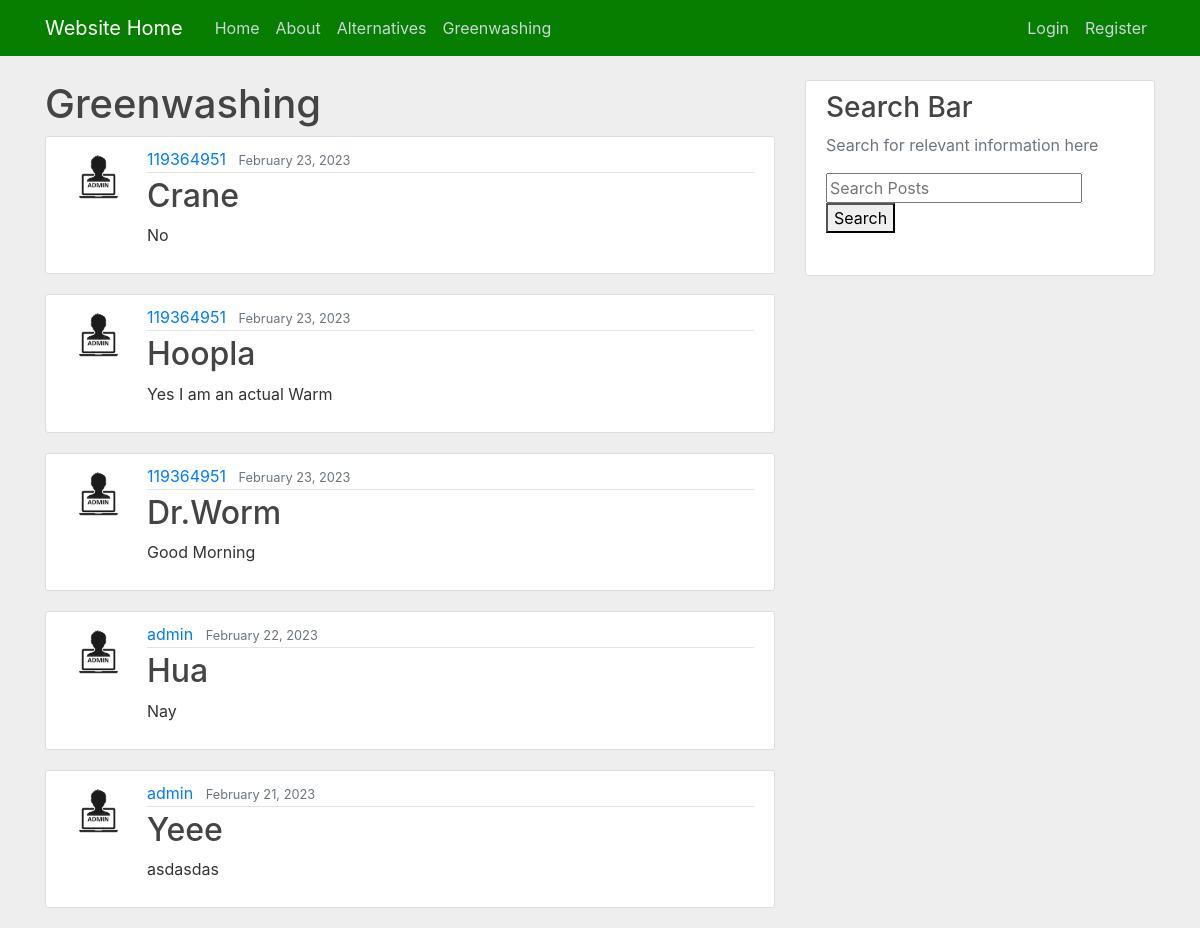
The page /greenwashing/ on the database as committed earlier.
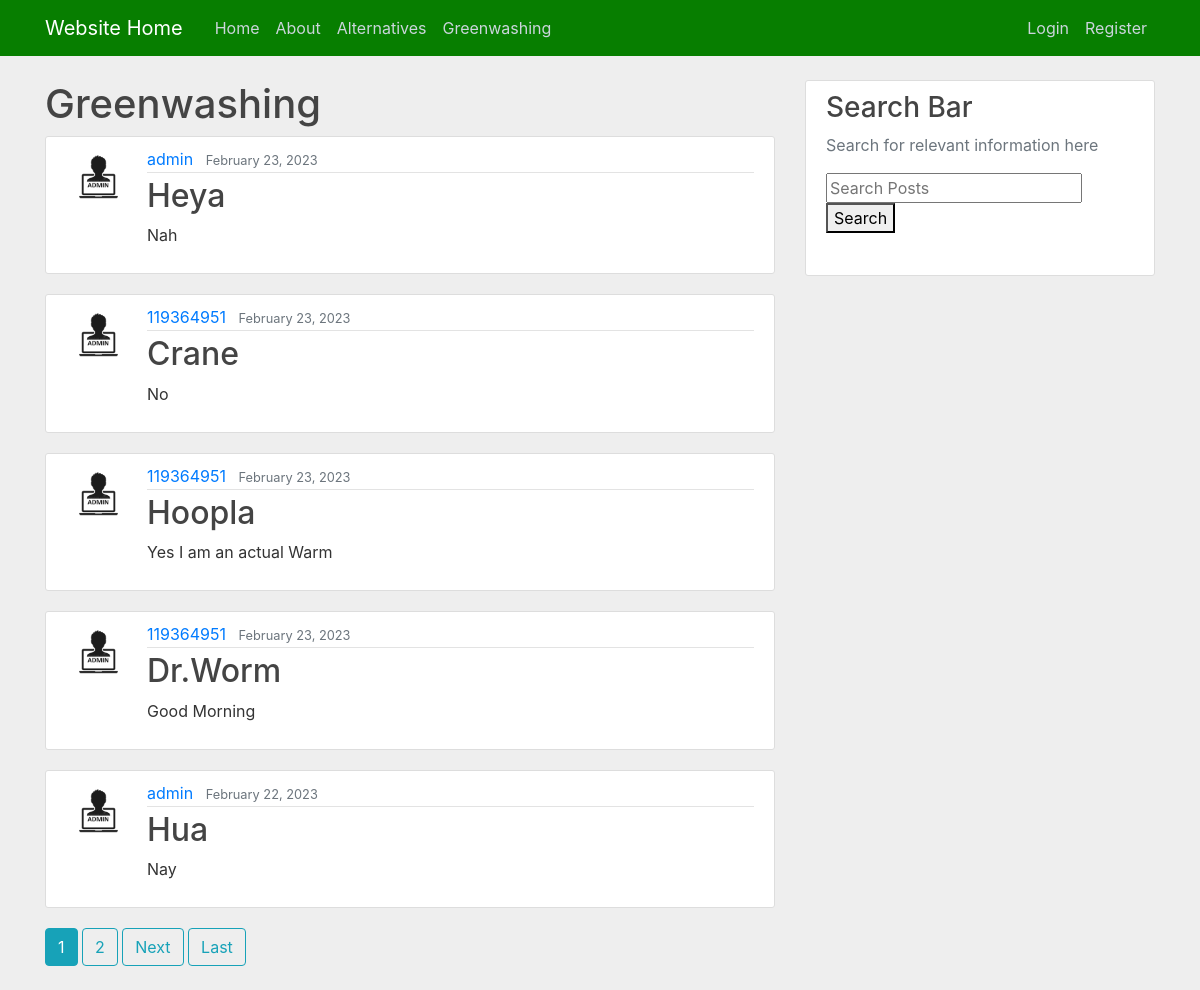
The same page on the database as committed later.
### website/models.py (models this page shows)
class GreenPosts(models.Model):
    title = models.CharField(max_length=100)
    content = models.TextField()
    date_posted = models.DateTimeField(default=timezone.now)
    author = models.ForeignKey(User, on_delete=models.CASCADE)

### users/models.py (models this page shows, shortened)
class Profile(models.Model):
    user = models.OneToOneField(User, on_delete=models.CASCADE)
    image = models.ImageField(default='default.jpg', upload_to='profile_pics')

### website/views.py (the view)
# urls.py: path('greenwashing/', GreenPostListView.as_view(), name='website-greenwashing'),
class GreenPostListView(ListView):
    model = GreenPosts
    template_name = 'website/greenwashing.html' #<app>/<model>_<viewtype>.html
    context_object_name = 'greenposts'
    ordering = ['-date_posted']
    paginate_by = 5

### website/templates/website/greenwashing.html (shortened to what this page needs)
{% extends "website/base.html" %}
{% block content %}
<h1>Greenwashing</h1>
    {% for greenposts in greenposts %}
    <article class="media content-section">
      <img class="rounded-circle article-img" src="{{ greenposts.author.profile.image.url }}">
    <div class="media-body">
        <div class="article-metadata">
        <a class="mr-2" href="{% url 'greenuser-posts' greenposts.author.username %}">{{ greenposts.author }}</a>
        <small class="text-muted">{{ greenposts.date_posted|date:"F d, Y" }}</small>
        </div>
        <h2><a class="article-title" href="{% url 'greenpost-detail' greenposts.id %}">{{ greenposts.title }}</a></h2>
        <p class="article-content">{{ greenposts.content }}</p>
    </div>
    </article>
    {% endfor %}
    {% if is_paginated %}
      {% for num in page_obj.paginator.page_range %}
        {% if page_obj.number == num %}
          <a class="btn btn-info mb-4" href="?page={{ num }}">{{ num }}</a>
        {% elif num > page_obj.number|add:'-3' and num < page_obj.number|add:'3' %}
          <a class="btn btn-outline-info mb-4" href="?page={{ num }}">{{ num }}</a>
        {% endif %}
      {% endfor %}
      {% if page_obj.has_next %}
        <a class="btn btn-outline-info mb-4" href="?page={{ page_obj.next_page_number }}">Next</a>
        <a class="btn btn-outline-info mb-4" href="?page={{ page_obj.paginator.num_pages }}">Last</a>
      {% endif %}
    {% endif %}
{% endblock content %}

Rows that differ between the two databases and show on the page:
no longer on this page (row unchanged): GreenPosts: author.profile.image (picture), author "admin", date_posted "February 21, 2023", title "Yeee", content "asdasdas"
added GreenPosts: author.profile.image (picture), author "admin", date_posted "February 23, 2023", title "Heya", content "Nah"
Other text that changed with them:
new list line: "1"
new list line: "2"
text now shown: "Next Last"
